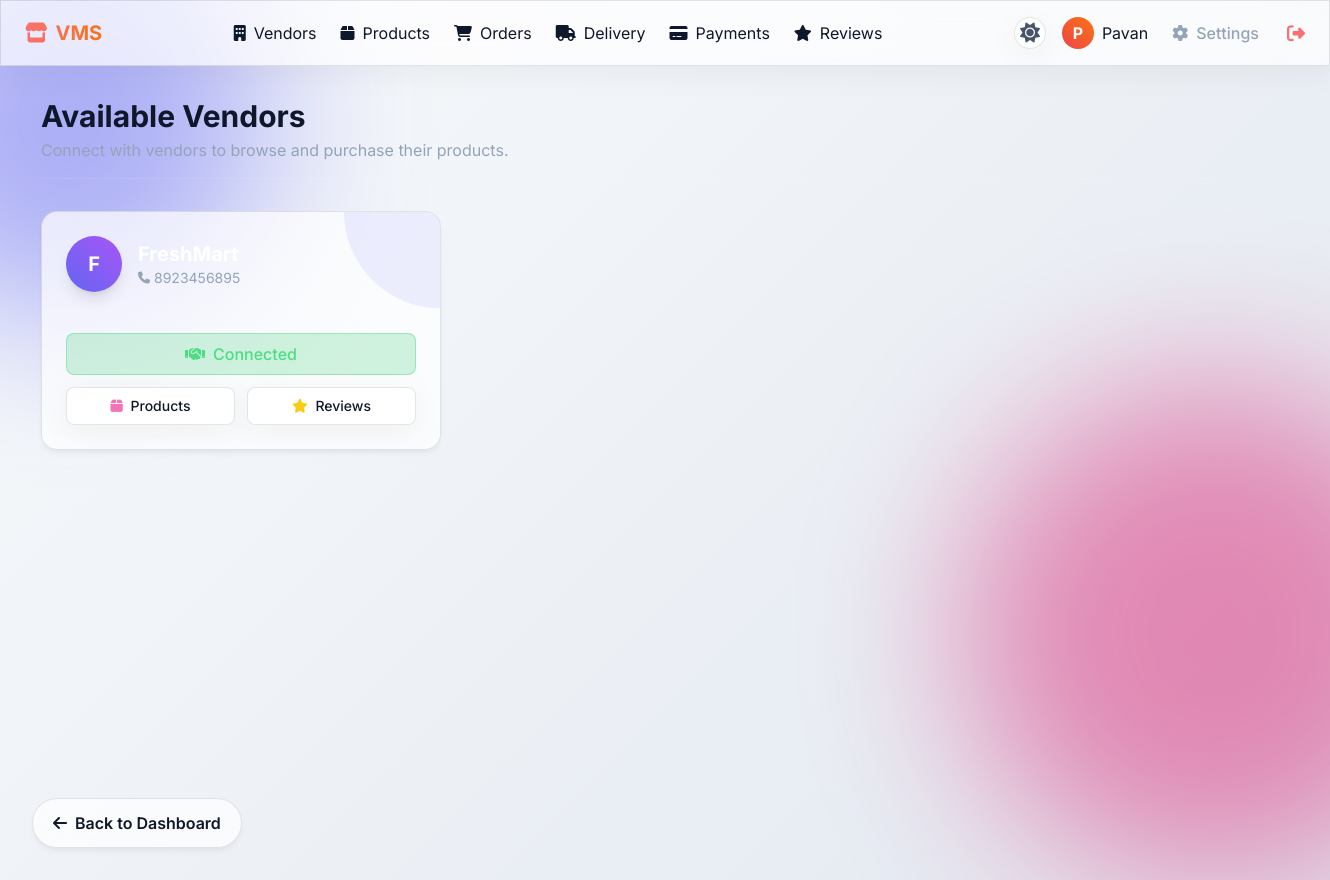
The page /vendors (signed in) on the database as committed earlier.
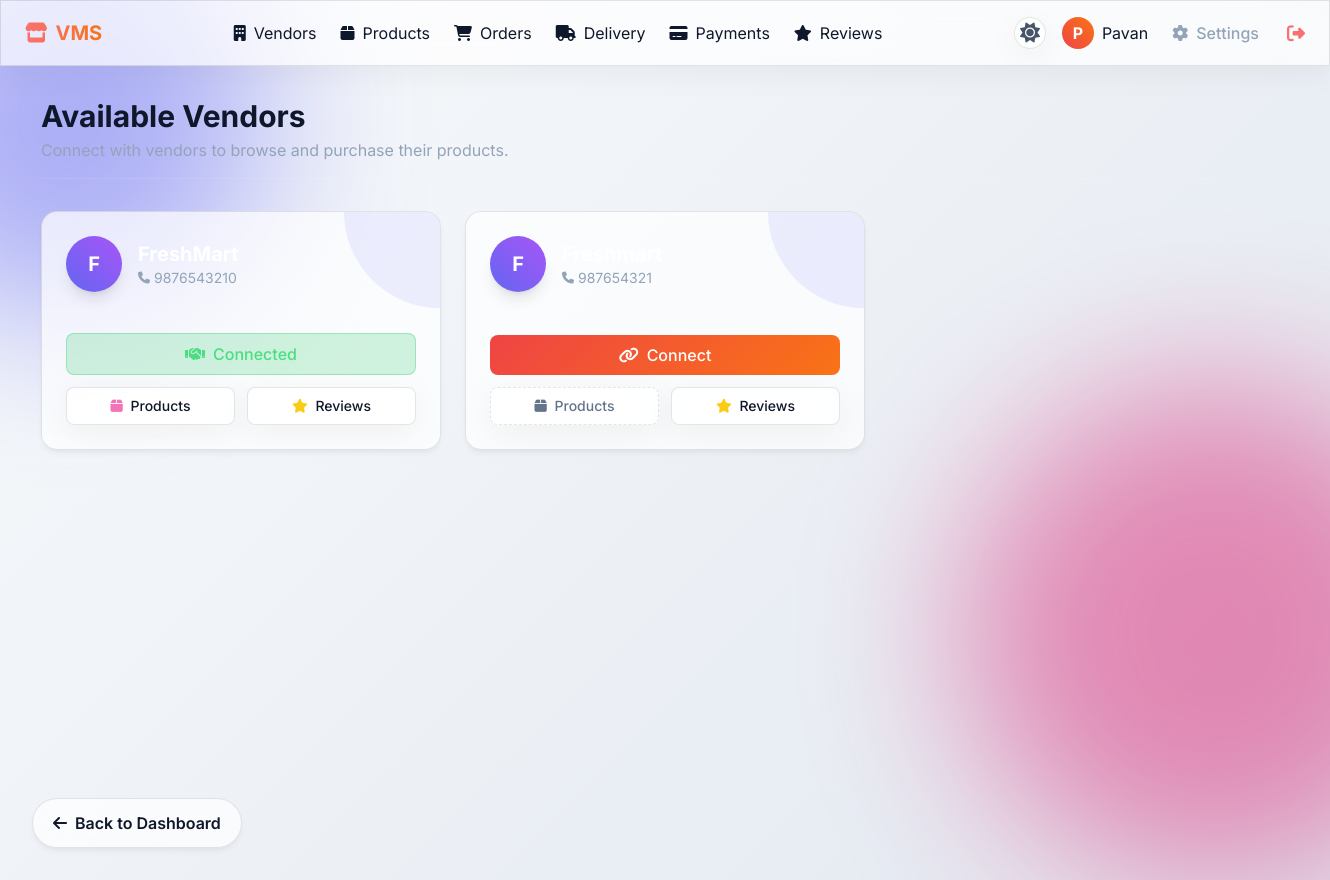
The same page on the database as committed later.
### tables this page shows
CREATE TABLE connections(
    id INTEGER PRIMARY KEY AUTOINCREMENT,
    customer TEXT,
    vendor TEXT
);

CREATE TABLE users(
    id INTEGER PRIMARY KEY AUTOINCREMENT,
    username TEXT UNIQUE,
    password TEXT,
    role TEXT,
    mobile TEXT
);

### app.py (the view)
@app.route('/vendors')
def vendors():
    if 'user' not in session:
        return redirect('/login')
    conn = get_db()
    vendors = conn.execute(
        "SELECT username,mobile FROM users WHERE role='vendor'"
    ).fetchall()
    connected = conn.execute(
        "SELECT vendor FROM connections WHERE customer=?",
        (session['user'],)
    ).fetchall()
    connected_vendors = [
        v['vendor'] for v in connected
    ]
    return render_template(
        'vendors.html',
        vendors=vendors,
        connected_vendors=connected_vendors
    )

### app.py (called while the page is built)
def get_db():
    conn = sqlite3.connect("vendor.db")
    conn.row_factory = sqlite3.Row
    return conn

### templates/vendors.html (shortened to what this page needs)
{% extends "base.html" %}
{% block content %}
<div class="fade-in">
    <div class="flex justify-between items-center mb-8 border-b border-white/10 pb-4">
        <div>
            <h1 class="text-3xl font-bold">Available Vendors</h1>
            <p class="text-slate-400 mt-1">Connect with vendors to browse and purchase their products.</p>
        </div>
    </div>
    {% if vendors %}
    <div class="grid grid-cols-1 md:grid-cols-2 lg:grid-cols-3 gap-6">
        {% for vendor in vendors %}
        <div class="glass-card p-6 flex flex-col relative overflow-hidden group">
            <div class="absolute top-0 right-0 w-24 h-24 bg-indigo-500/10 rounded-bl-full z-0 transition-transform group-hover:scale-110"></div>
            <div class="relative z-10 flex items-center gap-4 mb-6 border-b border-white/10 pb-4">
                <div class="w-14 h-14 rounded-full bg-gradient-to-tr from-indigo-500 to-purple-500 flex items-center justify-center text-white text-xl font-bold shadow-lg">
                    {{ vendor['username'][0]|upper }}
                </div>
                <div>
                    <h3 class="text-xl font-bold text-white">{{ vendor['username'] }}</h3>
                    <p class="text-sm text-slate-400 flex items-center gap-1">
                        <i class="fa-solid fa-phone text-xs"></i> {{ vendor['mobile'] }}
                    </p>
                </div>
            </div>
            <div class="relative z-10 space-y-3 mt-auto">
                {% if vendor['username'] in connected_vendors %}
                    <div class="bg-green-500/20 text-green-400 border border-green-500/30 w-full py-2 rounded-lg text-center font-medium flex items-center justify-center gap-2 mb-3">
                        <i class="fa-solid fa-handshake"></i> Connected
                    </div>
                    <div class="grid grid-cols-2 gap-3">
                        <a href="/vendor_products/{{ vendor['username'] }}" class="glass-panel text-center py-2 rounded-lg hover:bg-white/10 transition-colors text-sm font-medium">
                            <i class="fa-solid fa-box mr-1 text-pink-400"></i> Products
                        </a>
                        <a href="/vendor_reviews/{{ vendor['username'] }}" class="glass-panel text-center py-2 rounded-lg hover:bg-white/10 transition-colors text-sm font-medium">
                            <i class="fa-solid fa-star mr-1 text-yellow-400"></i> Reviews
                        </a>
                    </div>
                {% else %}
                    <form method="POST" action="/select_vendor" class="mb-3">
                        <button type="submit" class="btn-glow w-full py-2 rounded-lg font-medium flex items-center justify-center gap-2">
                            <i class="fa-solid fa-link"></i> Connect
                        </button>
                    </form>
                    <div class="grid grid-cols-2 gap-3">
                        <div class="glass-panel text-center py-2 rounded-lg text-slate-500 text-sm font-medium cursor-not-allowed border-dashed" title="Connect to view">
                            <i class="fa-solid fa-box mr-1"></i> Products
                        </div>
                        <a href="/vendor_reviews/{{ vendor['username'] }}" class="glass-panel text-center py-2 rounded-lg hover:bg-white/10 transition-colors text-sm font-medium">
                            <i class="fa-solid fa-star mr-1 text-yellow-400"></i> Reviews
                        </a>
                    </div>
                {% endif %}
            </div>
        </div>
        {% endfor %}
    </div>
    {% else %}
    <div class="glass-panel p-12 text-center rounded-2xl">
        <div class="text-5xl text-slate-500 mb-4"><i class="fa-solid fa-store-slash"></i></div>
        <h3 class="text-xl font-bold mb-2">No Vendors Found</h3>
        <p class="text-slate-400">There are currently no vendors registered on the platform.</p>
    </div>
    {% endif %}
</div>
{% endblock %}

### templates/base.html (shortened to what this page needs)
<!DOCTYPE html>
<html lang="en">
<head>
    <link rel="stylesheet" href="https://cdnjs.cloudflare.com/ajax/libs/font-awesome/6.4.0/css/all.min.css">
    <script src="https://cdn.tailwindcss.com"></script>
    <link rel="stylesheet" href="{{ url_for('static', filename='css/style.css') }}">
</head>
<body class="antialiased relative">
    <div class="bg-shape bg-shape-1"></div>
    <div class="bg-shape bg-shape-2"></div>
    {% if session.get('user') %}
    <nav class="glass-panel sticky top-0 z-50 px-6 py-4 flex justify-between items-center mb-8">
        <div class="flex items-center gap-4">
            <a href="/dashboard" class="text-xl font-bold bg-clip-text text-transparent bg-gradient-to-r from-red-400 to-orange-500">
                <i class="fa-solid fa-store mr-2"></i>VMS
            </a>
        </div>
        <div class="hidden md:flex items-center gap-6">
            {% if session['role'] == 'customer' %}
                <a href="/vendors" class="hover:text-orange-400 transition-colors"><i class="fa-solid fa-building mr-2"></i>Vendors</a>
            {% endif %}
            <a href="/products" class="hover:text-orange-400 transition-colors"><i class="fa-solid fa-box mr-2"></i>Products</a>
            <a href="/orders" class="hover:text-orange-400 transition-colors"><i class="fa-solid fa-cart-shopping mr-2"></i>Orders</a>
            <a href="/delivery" class="hover:text-orange-400 transition-colors"><i class="fa-solid fa-truck mr-2"></i>Delivery</a>
            <a href="/payments" class="hover:text-orange-400 transition-colors"><i class="fa-solid fa-credit-card mr-2"></i>Payments</a>
            <a href="/reviews" class="hover:text-orange-400 transition-colors"><i class="fa-solid fa-star mr-2"></i>Reviews</a>
        </div>
        <div class="flex items-center gap-4">
            <button id="theme-toggle" class="text-xl text-muted hover:text-orange-400 transition-colors w-8 h-8 flex items-center justify-center rounded-full glass-panel" title="Toggle Theme">
                <i class="fa-solid fa-sun light-icon hidden"></i>
            </button>
            <a href="/profile" class="flex items-center gap-2 hover:text-orange-400 transition-colors">
                <div class="w-8 h-8 rounded-full bg-gradient-to-tr from-red-500 to-orange-500 flex items-center justify-center text-white font-bold">
                    {{ session['user'][0]|upper }}
                </div>
                <span class="hidden sm:inline text-main">{{ session['user'] }}</span>
            </a>
            <a href="/settings" class="flex items-center gap-2 text-slate-400 hover:text-orange-400 transition-colors ml-2 font-medium"><i class="fa-solid fa-gear"></i><span class="hidden sm:inline">Settings</span></a>
            <a href="/logout" class="text-red-400 hover:text-red-300 transition-colors ml-3" title="Logout"><i class="fa-solid fa-right-from-bracket text-lg"></i></a>
        </div>
    </nav>
    {% endif %}
    <main class="container mx-auto px-4 pb-12 min-h-[80vh]">
        {% block content %}{% endblock %}
    </main>
    {% if session.get('user') and request.path != '/dashboard' %}
    <a href="/dashboard" class="btn-floating-dash">
        <i class="fa-solid fa-arrow-left"></i>
        <span class="hidden sm:inline">Back to Dashboard</span>
    </a>
    {% endif %}
</body>
</html>

### static/css/style.css (style rules this page uses)
:root { --bg-gradient-1: #0f172a; --bg-gradient-2: #1e1b4b; --accent-glow: rgba(239, 68, 68, 0.4); --accent-btn: linear-gradient(135deg, #ef4444, #f97316); --accent-btn-hover: linear-gradient(135deg, #dc2626, #ea580c); --glass-bg: rgba(255, 255, 255, 0.05); --glass-border: rgba(255, 255, 255, 0.1); --glass-border-hover: rgba(255, 255, 255, 0.2); --text-primary: #f8fafc; --text-secondary: #94a3b8; --input-bg: rgba(255, 255, 255, 0.03); --input-focus: rgba(255, 255, 255, 0.08); --panel-shadow: 0 8px 32px 0 rgba(0, 0, 0, 0.3); --card-shadow: 0 4px 6px -1px rgba(0, 0, 0, 0.1), 0 2px 4px -1px rgba(0, 0, 0, 0.06); --card-shadow-hover: 0 10px 15px -3px rgba(0, 0, 0, 0.2), 0 0 20px var(--accent-glow); --status-pending-bg: rgba(249, 115, 22, 0.2); --status-pending-text: #fdba74; --status-pending-border: rgba(249, 115, 22, 0.3); --status-accepted-bg: rgba(59, 130, 246, 0.2); --status-accepted-text: #93c5fd; --status-accepted-border: rgba(59, 130, 246, 0.3); --status-processing-bg: rgba(168, 85, 247, 0.2); --status-processing-text: #d8b4fe; --status-processing-border: rgba(168, 85, 247, 0.3); --status-shipped-bg: rgba(99, 102, 241, 0.2); --status-shipped-text: #a5b4fc; --status-shipped-border: rgba(99, 102, 241, 0.3); --status-out-bg: rgba(6, 182, 212, 0.2); --status-out-text: #67e8f9; --status-out-border: rgba(6, 182, 212, 0.3); --status-delivered-bg: rgba(34, 197, 94, 0.2); --status-delivered-text: #86efac; --status-delivered-border: rgba(34, 197, 94, 0.3); --status-cancel-bg: rgba(239, 68, 68, 0.2); --status-cancel-text: #fca5a5; --status-cancel-border: rgba(239, 68, 68, 0.3); }
[data-theme="light"] { --bg-gradient-1: #f8fafc; --bg-gradient-2: #e2e8f0; --accent-glow: rgba(239, 68, 68, 0.2); --glass-bg: rgba(255, 255, 255, 0.7); --glass-border: rgba(0, 0, 0, 0.1); --glass-border-hover: rgba(0, 0, 0, 0.2); --text-primary: #0f172a; --text-secondary: #475569; --input-bg: rgba(255, 255, 255, 0.9); --input-focus: #ffffff; --panel-shadow: 0 8px 32px 0 rgba(0, 0, 0, 0.05); --card-shadow: 0 4px 6px -1px rgba(0, 0, 0, 0.05), 0 2px 4px -1px rgba(0, 0, 0, 0.03); --card-shadow-hover: 0 10px 15px -3px rgba(0, 0, 0, 0.1), 0 0 20px var(--accent-glow); --status-pending-bg: #fff7ed; --status-pending-text: #c2410c; --status-accepted-bg: #eff6ff; --status-accepted-text: #1d4ed8; --status-processing-bg: #faf5ff; --status-processing-text: #7e22ce; --status-shipped-bg: #eef2ff; --status-shipped-text: #4338ca; --status-out-bg: #ecfeff; --status-out-text: #0e7490; --status-delivered-bg: #f0fdf4; --status-delivered-text: #15803d; --status-cancel-bg: #fef2f2; --status-cancel-text: #b91c1c; }
body { background: linear-gradient(135deg, var(--bg-gradient-1), var(--bg-gradient-2)); background-attachment: fixed; color: var(--text-primary); font-family: 'Inter', sans-serif; min-height: 100vh; overflow-x: hidden; transition: background 0.3s ease, color 0.3s ease; }
.glass-panel { background: var(--glass-bg); backdrop-filter: blur(16px); -webkit-backdrop-filter: blur(16px); border: 1px solid var(--glass-border); box-shadow: var(--panel-shadow); transition: all 0.3s ease; }
.glass-card { background: var(--glass-bg); backdrop-filter: blur(12px); -webkit-backdrop-filter: blur(12px); border: 1px solid var(--glass-border); border-radius: 1rem; box-shadow: var(--card-shadow); transition: all 0.3s ease; }
.btn-glow { background: var(--accent-btn); color: white !important; border: none; transition: all 0.3s ease; font-weight: 600; }
.btn-floating-dash { position: fixed; bottom: 2rem; left: 2rem; background: var(--glass-bg); backdrop-filter: blur(12px); border: 1px solid var(--glass-border); color: var(--text-primary); padding: 0.75rem 1.25rem; border-radius: 9999px; font-weight: 600; display: flex; align-items: center; gap: 0.5rem; box-shadow: var(--card-shadow); transition: all 0.3s ease; z-index: 40; }
.bg-shape { position: absolute; border-radius: 50%; filter: blur(80px); z-index: -1; opacity: 0.5; animation: float 10s infinite ease-in-out alternate; pointer-events: none; }
.bg-shape-1 { top: -10%; left: -10%; width: 400px; height: 400px; background: #6366f1; }
.bg-shape-2 { bottom: -10%; right: -10%; width: 500px; height: 500px; background: #db2777; animation-delay: 2s; }
.fade-in { animation: fadeIn 0.8s ease-out forwards; opacity: 0; }
.text-main { color: var(--text-primary); }
.text-muted { color: var(--text-secondary); }

Rows that differ between the two databases and show on the page:
changed users (number 1 of 2 on the later page): mobile "8923456895" → "9876543210"
added users: username "F", mobile "987654321"
